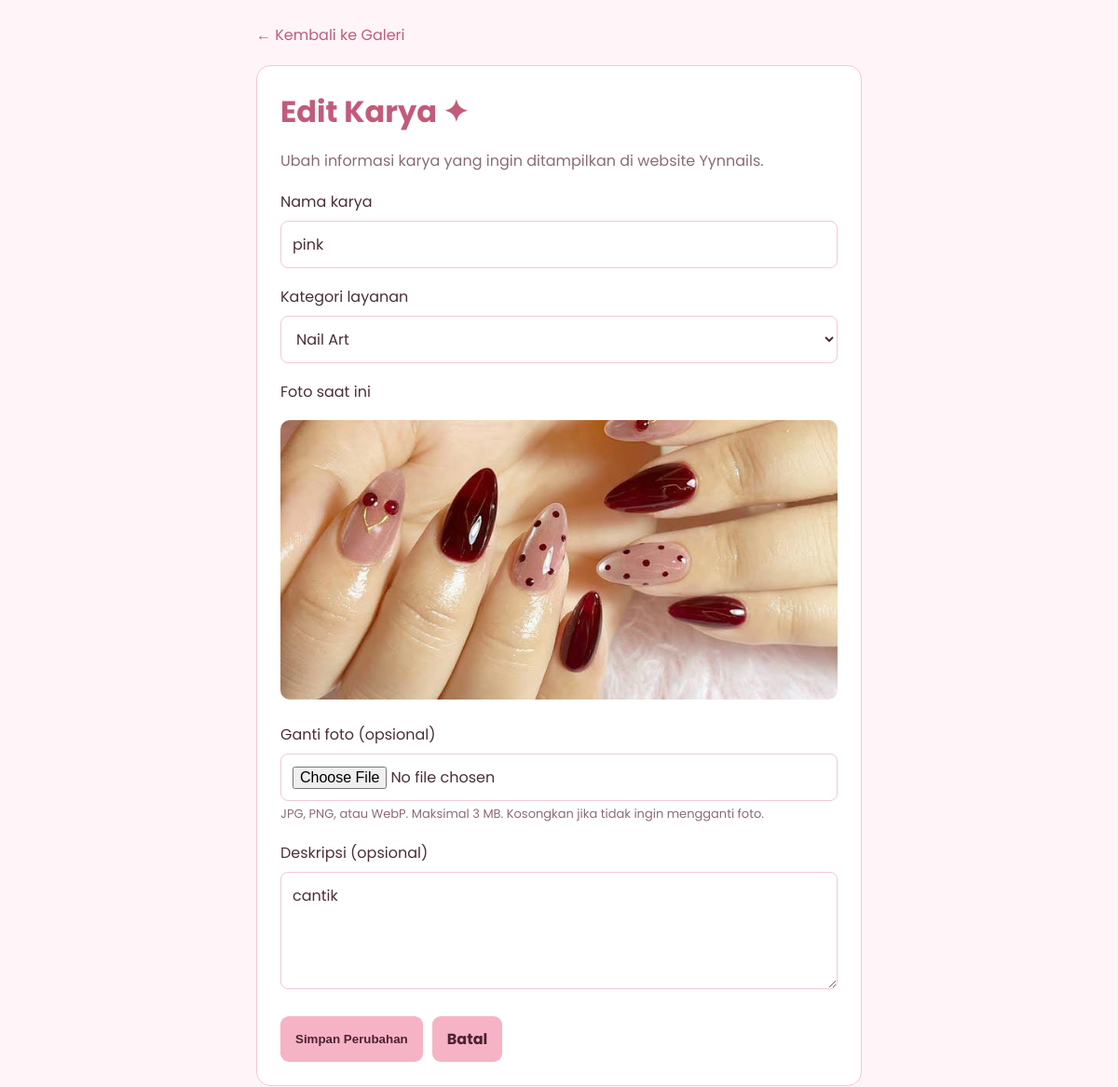
Screenshot of /admin/edit_galeri.php?id=5 (signed in) with the database file from the repository.
### tables this page shows
CREATE TABLE `galeri` (
  `id_galeri` int(10) UNSIGNED NOT NULL,
  `judul` varchar(150) NOT NULL,
  `kategori` varchar(100) NOT NULL,
  `foto` varchar(255) NOT NULL,
  `deskripsi` text DEFAULT NULL,
  `created_at` timestamp NOT NULL DEFAULT current_timestamp(),
  `karya_terbaik` tinyint(1) NOT NULL DEFAULT 0
);

### admin/includes/lib.php (called while the page is built, shortened)
<?php
$A = require __DIR__ . '/../data/content.php';
require_once __DIR__ . '/header.php';
require_once __DIR__ . '/footer.php';
function h($value): string {
    return htmlspecialchars((string) $value, ENT_QUOTES, 'UTF-8');
}
function render_admin(string $key): void {
    require __DIR__ . '/../pages/' . $key . '.php';
}

### admin/edit_galeri.php (called while the page is built)
<?php
require __DIR__ . '/includes/lib.php';
render_admin('edit_galeri');

### admin/data/content.php (called while the page is built)
<?php
$css = ['assets/css/admin.css'];
return [
'site' => 'Yynnails',
'nav' => [
    ['Dashboard',     'dashboard.php', 'dashboard'],
    ['Galeri Karya',  'galeri.php',    'galeri'],
    ['Lihat Website', '../index.php',  ''],
],
'kategori' => [
    'Nail Art',
    'Press-on Nails',
    'Nail Extensions',
    'Manicure',
    'Lash Lift',
],
'pesan_galeri' => [
    'tambah' => 'Karya berhasil ditambahkan!',
    'edit'   => 'Karya berhasil diperbarui!',
    'hapus'  => 'Karya berhasil dihapus!',
],
'pages' => [
    'login' => [
        'title' => 'Login Admin', 'body' => 'pg-login',
        'css' => $css, 'font' => true, 'js' => true, 'auth' => false,
    ],
    'dashboard' => [
        'title' => 'Dashboard Admin', 'body' => 'pg-dashboard',
        'css' => $css, 'font' => true, 'js' => false, 'auth' => true,
    ],
    'galeri' => [
        'title' => 'Galeri Admin', 'body' => 'pg-galeri',
        'css' => $css, 'font' => true, 'js' => false, 'auth' => true,
    ],
    'tambah_galeri' => [
        'title' => 'Tambah Karya', 'body' => 'pg-form',
        'css' => $css, 'font' => true, 'js' => false, 'auth' => true,
    ],
    'edit_galeri' => [
        'title' => 'Edit Karya', 'body' => 'pg-form',
        'css' => $css, 'font' => true, 'js' => false, 'auth' => true,
    ],
    'ubah_password' => [
        'title' => 'Amankan Password Admin', 'body' => '',
        'css' => ['assets/css/admin-password.css'], 'font' => false, 'js' => true, 'auth' => false,
    ],
],
'actions' => [
    'simpan_galeri' => ['auth' => true],
    'update_galeri' => ['auth' => true],
    'hapus_galeri'  => ['auth' => true],
    'proses_status' => ['auth' => true],
    'logout'        => ['auth' => false],
],
];

### admin/pages/edit_galeri.php (the view, shortened to what this page needs)
<?php
$kategoriList = $A['kategori'];
$id = filter_input(INPUT_GET, 'id', FILTER_VALIDATE_INT);
$stmt = $pdo->prepare(
    'SELECT id_galeri, judul, kategori, foto, deskripsi
     FROM galeri
     WHERE id_galeri = :id'
);
$stmt->execute(['id' => $id]);
$karya = $stmt->fetch(PDO::FETCH_ASSOC);
?>
<div class="container">
<a class="back" href="galeri.php">← Kembali ke Galeri</a>
<div class="box">
<h1>Edit Karya ✦</h1>
<p>Ubah informasi karya yang ingin ditampilkan di website Yynnails.</p>
<form action="update_galeri.php" method="post" enctype="multipart/form-data">
    <label for="judul">Nama karya</label>
    <input type="text" id="judul" name="judul"
           maxlength="150" required value="<?= h($karya['judul']) ?>">
    <label for="kategori">Kategori layanan</label>
    <select id="kategori" name="kategori" required>
        <?php foreach ($kategoriList as $item): ?>
            <option value="<?= h($item) ?>"
                <?= $karya['kategori'] === $item ? 'selected' : '' ?>>
                <?= h($item) ?>
            </option>
        <?php endforeach; ?>
    </select>
    <label>Foto saat ini</label>
    <img class="preview"
         src="../<?= h(ltrim($karya['foto'], '/')) ?>"
         alt="<?= h($karya['judul']) ?>">
    <label for="foto">Ganti foto (opsional)</label>
    <input type="file" id="foto" name="foto"
           accept="image/jpeg,image/png,image/webp">
    <small>JPG, PNG, atau WebP. Maksimal 3 MB. Kosongkan jika tidak ingin mengganti foto.</small>
    <label for="deskripsi">Deskripsi (opsional)</label>
    <textarea id="deskripsi" name="deskripsi" rows="4" maxlength="2000"><?= h($karya['deskripsi'] ?? '') ?></textarea>
    <div class="actions">
        <button type="submit" class="button">Simpan Perubahan</button>
        <a href="galeri.php" class="button">Batal</a>
    </div>
</form>
</div>
</div>

### assets/css/admin.css (style rules this page uses)
* { box-sizing:border-box }
:root { --bg:#fff5f8; --card:#ffffff; --ink:#4a2f3a; --mut:#8a6b77; --head:#c25b7a; --line:#f1c9d5; --soft:#ffe6ee; --chip:#ffe3ee;--chip-ink:#a64d78; --btn:#f6b3c6;--btn-h:#f19db6;--btn-ink:#4a2233; --danger:#c9455f; --ok-bg:#e8f5e9;--ok-ink:#216e39;--ok-line:#b7dfbd; --err-bg:#ffe3e8;--err-ink:#a52a47; --sans:Poppins,Arial,sans-serif; }
body { margin:0;font-family:var(--sans);color:var(--ink);background:var(--bg) }
h1 { margin:0 0 8px;color:var(--head) }
p { color:var(--mut) }
a { color:var(--head);text-decoration:none }
.button { display:inline-block;padding:12px 16px;border:0;border-radius:9px;background:var(--btn);color:var(--btn-ink);font-weight:bold;text-decoration:none;cursor:pointer }
.back { display:inline-block;margin-bottom:20px;color:var(--head) }
.pg-form { padding:25px }
.pg-form .container { max-width:650px;margin:auto }
.pg-form .box,.pg-form form,.pg-form .notice { margin-top:22px;padding:25px;border:1px solid var(--line);border-radius:15px;background:var(--card) }
.pg-form .box { margin-top:0 }
.pg-form .box form { margin:0;padding:0;border:0;background:none }
.pg-form p { line-height:1.6 }
.pg-form label { display:block;margin:18px 0 8px }
.pg-form input:not([type=checkbox]):not([type=hidden]),.pg-form select,.pg-form textarea { width:100%;padding:12px;border:1px solid var(--line);border-radius:8px;background:#fff;color:var(--ink);font:inherit }
.pg-form textarea { min-height:100px;resize:vertical }
.pg-form small,.pg-form .hint { color:var(--mut);font-size:13px;line-height:1.5 }
.pg-form .preview { width:100%;max-height:300px;object-fit:cover;border-radius:10px;margin-top:10px }
.pg-form .actions { display:flex;gap:10px;flex-wrap:wrap;margin-top:22px }

### rows the page displays
galeri: judul "pink", foto (picture), deskripsi "cantik"

### other values shown
form field kategori "Nail Art"
